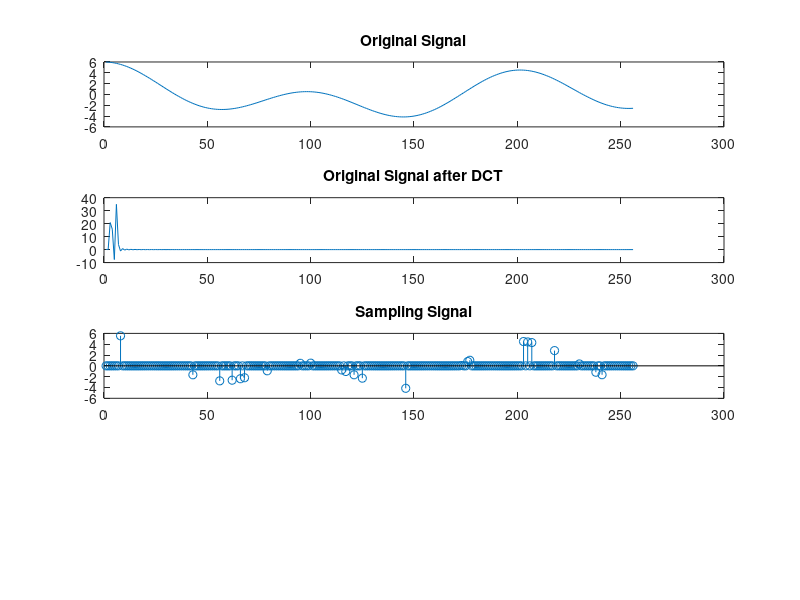

MATLAB code to generate this figure: (Note: this script raises an error after producing the figure.)
close all; clear; clc;
N = 256;            % the length of the whole signal
M = 24;            % the sampling data length
T = 1:N;
% rng(10);
org_sig = 3 * cos(2*pi*T/100)' + 2 * cos(2*pi*T/200)' + cos(2*pi*T/300)';
% org_sig = randn(N, 1) * 100 + 20;

% figure setting:
total_fig = 4;
col_fig = 1;

figure(1);
% plot orignal signal
subplot(total_fig, col_fig, 1);
plot(T, org_sig);
title('Original Signal');

% plot signal after DCT.
subplot(total_fig, col_fig, 2);
plot(T, dct(org_sig));
title('Original Signal after DCT');

s_T = randperm(N, M);

samp_mat = eye(N);
show_sam_max = zeros(1, N);
show_sam_max(s_T) = 1;
show_SMat = diag(show_sam_max);

Phi = samp_mat(s_T, :);

y = Phi * org_sig;

subplot(total_fig, col_fig, 3);
stem(T, show_SMat * org_sig);
title('Sampling Signal');

Psi = idct(eye(N));

A = Phi * Psi;  % sensing matrix

% theta = BP_linprog(y, A);
% theta = GraDeS_Basic(y, A, 20);
theta = omp(y, A, N)';
recovery = Psi * theta;  % x = Psi * theta

%% plot
subplot(total_fig, col_fig, 4);
plot(recovery,'k.-'); % recovery signal
hold on;
plot(org_sig,'r'); % original signal
title('Original Signal vs Recovery');
hold off;
legend('Recovery','Original');
fprintf('\n the error of recovery:');
norm((recovery - org_sig)) % output error